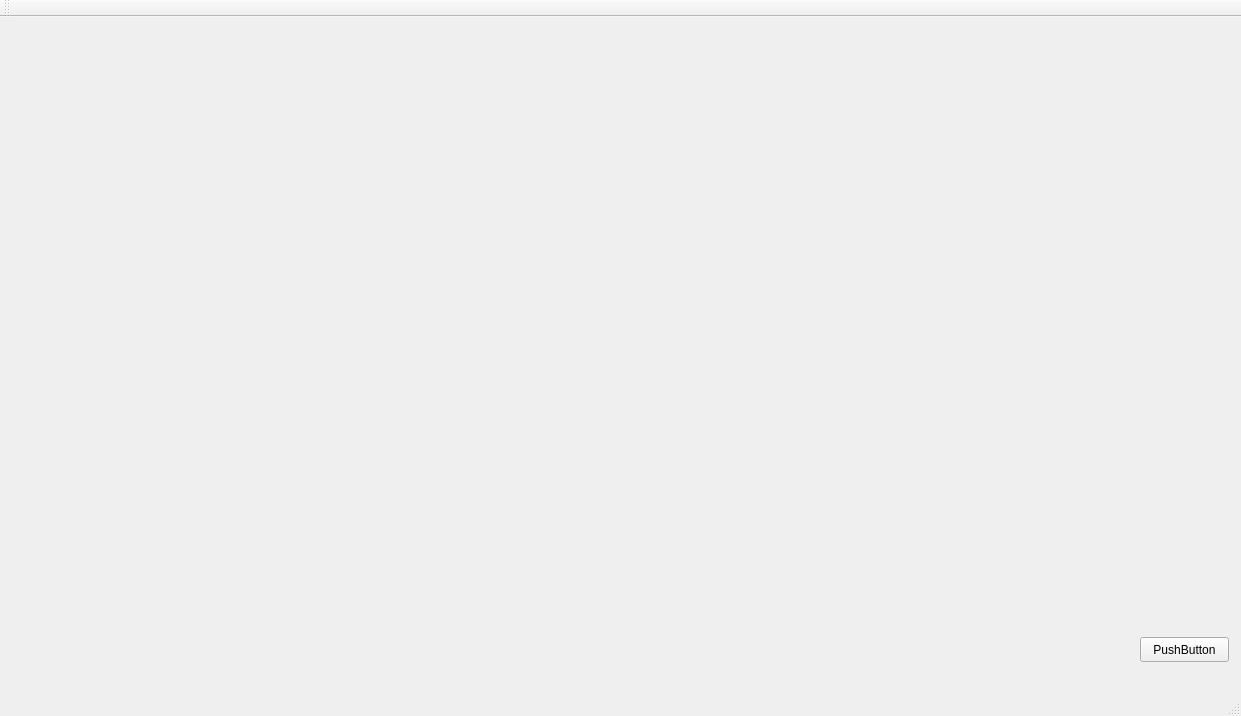
<?xml version="1.0" encoding="UTF-8"?>
<ui version="4.0">
 <class>MainWindow</class>
 <widget class="QMainWindow" name="MainWindow">
  <property name="geometry">
   <rect>
    <x>0</x>
    <y>0</y>
    <width>1241</width>
    <height>716</height>
   </rect>
  </property>
  <property name="windowTitle">
   <string>MainWindow</string>
  </property>
  <widget class="QWidget" name="centralWidget">
   <widget class="QCustomPlot" name="customPlot" native="true">
    <property name="geometry">
     <rect>
      <x>20</x>
      <y>10</y>
      <width>1211</width>
      <height>601</height>
     </rect>
    </property>
   </widget>
   <widget class="QPushButton" name="pushButton">
    <property name="geometry">
     <rect>
      <x>1140</x>
      <y>620</y>
      <width>89</width>
      <height>25</height>
     </rect>
    </property>
    <property name="text">
     <string>PushButton</string>
    </property>
   </widget>
  </widget>
  <widget class="QMenuBar" name="menuBar">
   <property name="geometry">
    <rect>
     <x>0</x>
     <y>0</y>
     <width>1241</width>
     <height>22</height>
    </rect>
   </property>
  </widget>
  <widget class="QToolBar" name="mainToolBar">
   <attribute name="toolBarArea">
    <enum>TopToolBarArea</enum>
   </attribute>
   <attribute name="toolBarBreak">
    <bool>false</bool>
   </attribute>
  </widget>
  <widget class="QStatusBar" name="statusBar"/>
 </widget>
 <layoutdefault spacing="6" margin="11"/>
 <customwidgets>
  <customwidget>
   <class>QCustomPlot</class>
   <extends>QWidget</extends>
   <header location="global">qcustomplot.h</header>
   <container>1</container>
  </customwidget>
 </customwidgets>
 <resources/>
 <connections/>
</ui>
